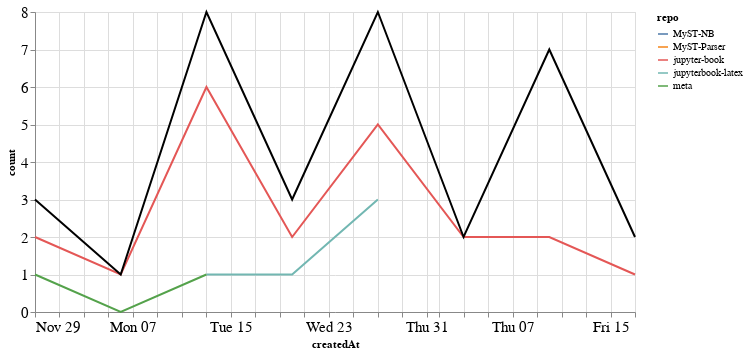

Notebook code for this chart:
### Markdown cell above
### Comments

### Code cell
comments_time = comments.groupby('repo').resample('W', on='createdAt').count()['author'].reset_index()
comments_time = comments_time.rename(columns={'author': 'count'})
comments_time_total = comments_time.groupby('createdAt').agg({"count": "sum"}).reset_index()
ch1 = alt.Chart(comments_time, width=600).mark_line().encode(
    x='createdAt',
    y='count',
    color='repo',
    tooltip="repo"
)

ch2 = alt.Chart(comments_time_total, width=600).mark_line(color="black").encode(
    x='createdAt',
    y='count',
)

ch1 + ch2

### Figure 1 — Vega-Lite specification as saved in the notebook (floating-point values rounded to 4 significant figures)
{"config": {"axisLeft": {"labelFontSize": 15}, "axisBottom": {"labelFontSize": 15}}, "layer": [{"data": {"name": "data-59633465a6b2aff6c00912a56417287f"}, "mark": "line", "encoding": {"color": {"type": "nominal", "field": "repo"}, "tooltip": {"type": "nominal", "field": "repo"}, "x": {"type": "temporal", "field": "createdAt"}, "y": {"type": "quantitative", "field": "count"}}, "width": 600}, {"data": {"name": "data-e5d396373b1e26444d88dbf1eaa8d5ad"}, "mark": {"type": "line", "color": "black"}, "encoding": {"x": {"type": "temporal", "field": "createdAt"}, "y": {"type": "quantitative", "field": "count"}}, "width": 600}], "$schema": "https://vega.github.io/schema/vega-lite/v4.8.1.json", "datasets": {"data-59633465a6b2aff6c00912a56417287f": [{"repo": "MyST-NB", "createdAt": "2021-01-10T00:00:00", "count": 5}, {"repo": "MyST-Parser", "createdAt": "2021-01-17T00:00:00", "count": 1}, {"repo": "jupyter-book", "createdAt": "2020-11-29T00:00:00", "count": 2}, {"repo": "jupyter-book", "createdAt": "2020-12-06T00:00:00", "count": 1}, {"repo": "jupyter-book", "createdAt": "2020-12-13T00:00:00", "count": 6}, {"repo": "jupyter-book", "createdAt": "2020-12-20T00:00:00", "count": 2}, {"repo": "jupyter-book", "createdAt": "2020-12-27T00:00:00", "count": 5}, {"repo": "jupyter-book", "createdAt": "2021-01-03T00:00:00", "count": 2}, {"repo": "jupyter-book", "createdAt": "2021-01-10T00:00:00", "count": 2}, {"repo": "jupyter-book", "createdAt": "2021-01-17T00:00:00", "count": 1}, {"repo": "jupyterbook-latex", "createdAt": "2020-12-13T00:00:00", "count": 1}, {"repo": "jupyterbook-latex", "createdAt": "2020-12-20T00:00:00", "count": 1}, {"repo": "jupyterbook-latex", "createdAt": "2020-12-27T00:00:00", "count": 3}, {"repo": "meta", "createdAt": "2020-11-29T00:00:00", "count": 1}, {"repo": "meta", "createdAt": "2020-12-06T00:00:00", "count": 0}, {"repo": "meta", "createdAt": "2020-12-13T00:00:00", "count": 1}], "data-e5d396373b1e26444d88dbf1eaa8d5ad": [{"createdAt": "2020-11-29T00:00:00", "count": 3}, {"createdAt": "2020-12-06T00:00:00", "count": 1}, {"createdAt": "2020-12-13T00:00:00", "count": 8}, {"createdAt": "2020-12-20T00:00:00", "count": 3}, {"createdAt": "2020-12-27T00:00:00", "count": 8}, {"createdAt": "2021-01-03T00:00:00", "count": 2}, {"createdAt": "2021-01-10T00:00:00", "count": 7}, {"createdAt": "2021-01-17T00:00:00", "count": 2}]}}
